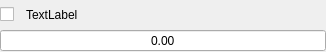
<?xml version="1.0" encoding="UTF-8"?>
<ui version="4.0">
 <class>WidgetsFilterLayout</class>
 <widget class="QFrame" name="WidgetsFilterLayout">
  <property name="geometry">
   <rect>
    <x>0</x>
    <y>0</y>
    <width>326</width>
    <height>52</height>
   </rect>
  </property>
  <property name="windowTitle">
   <string>Frame</string>
  </property>
  <layout class="QVBoxLayout" name="verticalLayout">
   <property name="spacing">
    <number>0</number>
   </property>
   <property name="leftMargin">
    <number>0</number>
   </property>
   <property name="topMargin">
    <number>0</number>
   </property>
   <property name="rightMargin">
    <number>0</number>
   </property>
   <property name="bottomMargin">
    <number>0</number>
   </property>
   <item>
    <layout class="QHBoxLayout" name="horizontalLayout">
     <property name="spacing">
      <number>12</number>
     </property>
     <item>
      <widget class="QCheckBox" name="checkBox">
       <property name="sizePolicy">
        <sizepolicy hsizetype="Maximum" vsizetype="Fixed">
         <horstretch>0</horstretch>
         <verstretch>0</verstretch>
        </sizepolicy>
       </property>
       <property name="text">
        <string/>
       </property>
      </widget>
     </item>
     <item>
      <widget class="QLabel" name="label">
       <property name="text">
        <string>TextLabel</string>
       </property>
      </widget>
     </item>
    </layout>
   </item>
   <item>
    <widget class="WidgetsDoubleSpinBoxWithCustomDisplay" name="doubleSpinBox">
     <property name="sizePolicy">
      <sizepolicy hsizetype="Preferred" vsizetype="Fixed">
       <horstretch>0</horstretch>
       <verstretch>0</verstretch>
      </sizepolicy>
     </property>
     <property name="alignment">
      <set>Qt::AlignCenter</set>
     </property>
     <property name="buttonSymbols">
      <enum>QAbstractSpinBox::NoButtons</enum>
     </property>
    </widget>
   </item>
  </layout>
 </widget>
 <customwidgets>
  <customwidget>
   <class>WidgetsDoubleSpinBoxWithCustomDisplay</class>
   <extends>QDoubleSpinBox</extends>
   <header location="global">WidgetsModule/internal.hpp</header>
  </customwidget>
 </customwidgets>
 <resources/>
 <connections/>
</ui>
